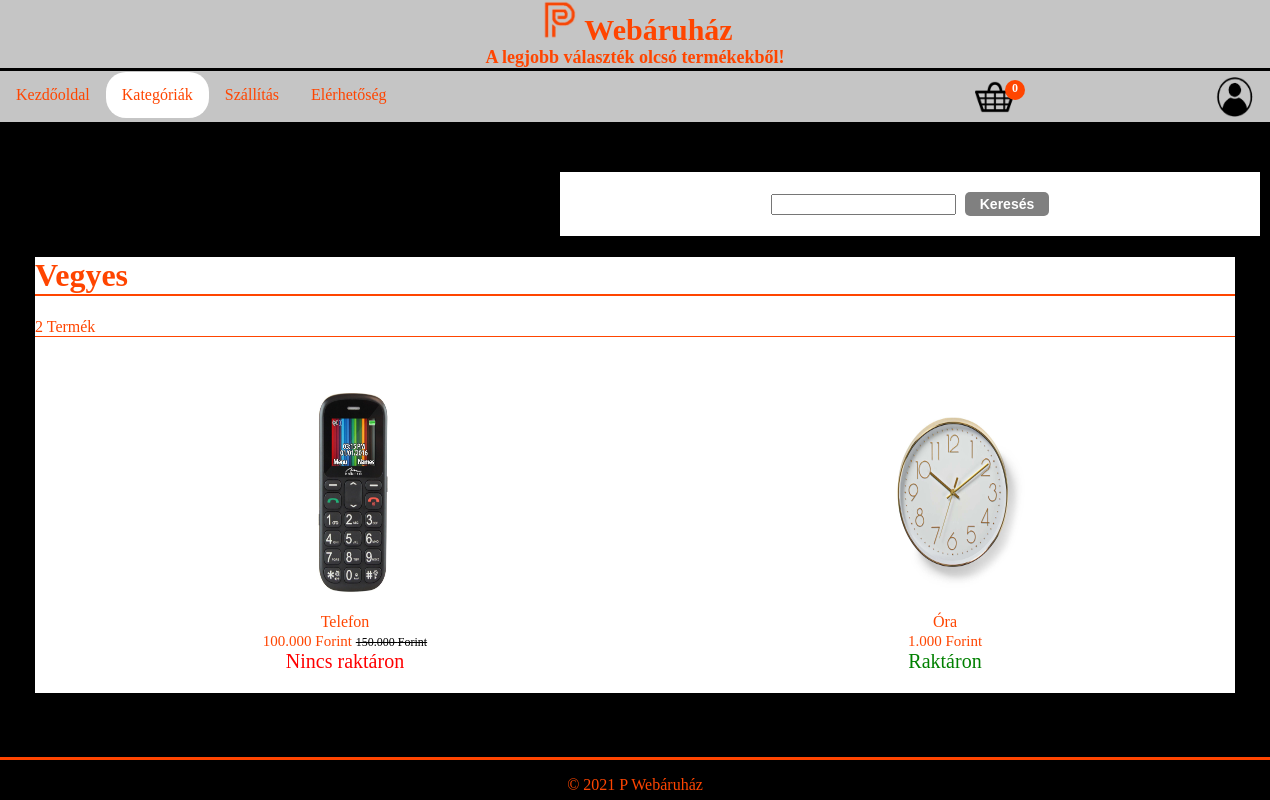
The app's page /vegyes.php with its own data.
### tables this page shows
CREATE TABLE `termekek` (
  `id` int(11) NOT NULL AUTO_INCREMENT,
  `nev` varchar(100) NOT NULL,
  `leiras` varchar(500) NOT NULL,
  `kep` varchar(100) NOT NULL,
  `tipus` int(11) NOT NULL,
  `ar` decimal(10,0) NOT NULL,
  `akcio_nelkuli_ar` decimal(10,0) NOT NULL DEFAULT 0,
  `mennyiseg` int(11) NOT NULL,
  `datum_hozzaadva` timestamp NOT NULL DEFAULT current_timestamp(),
  `kifutott` varchar(20) NOT NULL DEFAULT 'nem',
  PRIMARY KEY (`id`)
);

### vegyes.php (the view, shortened to what this page needs)
<?php
include 'php/funkciok.php';
$conn = adatb_csatlakozas();
$termekszam = 12;
$jelenlegi_oldal = isset($_GET['o']) && is_numeric($_GET['o']) ? (int)$_GET['o'] : 1;
$tarolo = ($jelenlegi_oldal - 1) * $termekszam;
$tipus = 3;
if(isset($_POST['kereses']) && $_POST['kereses'] != ""){
$stmt = $conn->prepare('SELECT * FROM termekek WHERE nev LIKE ? AND tipus = ? AND kifutott != ? ORDER BY datum_hozzaadva DESC LIMIT ?,?');
$n = "%{$_POST['kereses']}%";
$k = "igen";
$stmt-> bind_param('sisii',$n,$tipus,$k,$tarolo,$termekszam);
$stmt->execute();
$termekek = $stmt->get_result();
$termek_keres_szam = 0;
if($termekek -> num_rows > 0)
{
	foreach($termekek as $t){
		$termek_keres_szam++;
	}
}
}
else{
$stmt = $conn->prepare('SELECT * FROM termekek WHERE tipus = ? AND kifutott != ? ORDER BY datum_hozzaadva DESC LIMIT ?,?');
$k = "igen";
$stmt-> bind_param('isii',$tipus,$k,$tarolo,$termekszam);
$stmt->execute();
$termekek = $stmt->get_result();
}
$sql = "SELECT * FROM termekek WHERE tipus = 3 AND kifutott != 'igen'";
$termekek_a = mysqli_query($conn,$sql);
if(isset($_POST['kereses']) && $_POST['kereses'] != ""){
	$termekek_osszesen = $termek_keres_szam;
}
else{
$termekek_osszesen = mysqli_num_rows($termekek_a);
}
?>
<div class = "termek-keres">
<form action = "index.php?oldal=vegyes" method = "post">
<input type = "text" name = "kereses" required>
<input type = "submit" value = "Keresés">
</form>
</div>
<div class = "termekek-egyben">
	<h1>Vegyes</h1>
	<p><?=$termekek_osszesen?> Termék</p>
	<div class = "termekek">
		<?php foreach ($termekek as $termek): ?>
        <a href="index.php?oldal=termek&id=<?=$termek['id']?>&tipus=3" class="termek">
            <img src="<?=$termek['kep']?>" width="150" height="200" alt="<?=$termek['nev']?>" alt = "Termék képe">
            <span class="nev"><?=$termek['nev']?></span>
            <span class="ar">
                <?=number_format($termek['ar'] / 1000, 3, ".", "");?> Forint
                <?php if ($termek['akcio_nelkuli_ar'] > 0): ?>
                <span class="akcio_ar"><?=number_format($termek['akcio_nelkuli_ar'] / 1000, 3, ".", "");?> Forint</span>
                <?php endif; ?>
            </span>
			<?php if($termek['mennyiseg'] > 0): ?>
				<span class = "termek-raktaron">Raktáron</span>
				<?php else: ?>
				<span class = "termek-nincs-raktaron">Nincs raktáron</span>
				<?php endif; ?>
        </a>
        <?php endforeach; ?>
	</div>
</div>

### css/main.css (style rules this page uses)
body { background-color : rgb(0, 0, 0); font-family: cursive, 'Times New Roman', serif; margin: 0; padding: 0; color:orangered; }
html { height: 100%; }
.termek-keres { display:flex; flex-flow:row; align-items:center; justify-content:center; margin-top:50px; margin-left:560px; background-color:white; width:700px; }
.termek-keres form { margin-top:20px; margin-bottom:20px; }
.termek-keres form input[type = "submit"] { margin-left: 5px; padding: 4px 15px; border: 0; background: gray; color: white; font-size: 14px; font-weight: bold; cursor: pointer; border-radius: 5px; }
.termekek-egyben { width: 1200px; margin: 0 auto; margin-top:20px; background-color:white; }
.termekek-egyben h1 { border-bottom-style:solid; border-bottom-color:orangered; border-bottom-width:2pt; }
.termekek-egyben p { border-bottom-style:solid; border-bottom-color:orangered; border-bottom-width:1pt; }
.termekek-egyben .termekek { display: flex; flex-flow:row; flex-wrap: wrap; padding: 40px 0 0 0; }
.termekek-egyben .termekek .termek img { transform: scale(1); transition: transform 1s; margin-left:15px; }
.termekek-egyben .termekek .termek .nev { display: block; color: orangered; padding: 20px 0 2px 0; }
.termekek-egyben .termekek .termek .ar { display: block; color: orangered; font-size:15px; }
.termekek-egyben .termekek .termek .termek-raktaron { display: block; color: green; font-size:20px; }
.termekek-egyben .termekek .termek .termek-nincs-raktaron { display: block; color: red; font-size:20px; }
.termekek-egyben .termekek .termek .akcio_ar { color: black; text-decoration: line-through; font-size:12px; }
.termekek-egyben .termekek .termek { margin-left:20px; text-decoration:none; margin-bottom:20px; display:flex; flex-flow:column; justify-content: center; align-items: center; flex: 1 0 21%; }

### records on screen
termekek: kep (picture), nev "Telefon", $termek['ar']/1000 "100.000", $termek['akcio_nelkuli_ar']/1000 "150.000", mennyiseg "Nincs raktáron"
termekek: kep (picture), nev "Óra", $termek['ar']/1000 "1.000", mennyiseg "Raktáron"

### other values on screen
$kosar_termek_szam "0"
$termekek_osszesen "2"
